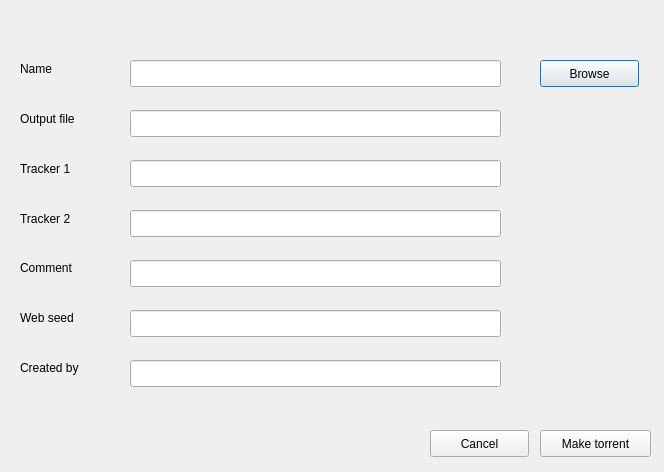
<?xml version="1.0" encoding="UTF-8"?>
<ui version="4.0">
 <class>createTorrent</class>
 <widget class="QDialog" name="createTorrent">
  <property name="geometry">
   <rect>
    <x>0</x>
    <y>0</y>
    <width>664</width>
    <height>472</height>
   </rect>
  </property>
  <property name="windowTitle">
   <string>Create Torrent</string>
  </property>
  <widget class="QLabel" name="label">
   <property name="geometry">
    <rect>
     <x>20</x>
     <y>60</y>
     <width>51</width>
     <height>17</height>
    </rect>
   </property>
   <property name="text">
    <string>Name</string>
   </property>
  </widget>
  <widget class="QLineEdit" name="lineEdit">
   <property name="geometry">
    <rect>
     <x>130</x>
     <y>60</y>
     <width>371</width>
     <height>27</height>
    </rect>
   </property>
  </widget>
  <widget class="QPushButton" name="browseButton">
   <property name="geometry">
    <rect>
     <x>540</x>
     <y>60</y>
     <width>99</width>
     <height>27</height>
    </rect>
   </property>
   <property name="text">
    <string>Browse</string>
   </property>
  </widget>
  <widget class="QPushButton" name="makeTorrent_Button">
   <property name="geometry">
    <rect>
     <x>540</x>
     <y>430</y>
     <width>111</width>
     <height>27</height>
    </rect>
   </property>
   <property name="text">
    <string>Make torrent</string>
   </property>
  </widget>
  <widget class="QLabel" name="label_2">
   <property name="geometry">
    <rect>
     <x>20</x>
     <y>110</y>
     <width>81</width>
     <height>17</height>
    </rect>
   </property>
   <property name="text">
    <string>Output file</string>
   </property>
  </widget>
  <widget class="QLineEdit" name="outputFileLineEdit">
   <property name="geometry">
    <rect>
     <x>130</x>
     <y>110</y>
     <width>371</width>
     <height>27</height>
    </rect>
   </property>
  </widget>
  <widget class="QPushButton" name="cancelMakeTorrent_Button">
   <property name="geometry">
    <rect>
     <x>430</x>
     <y>430</y>
     <width>99</width>
     <height>27</height>
    </rect>
   </property>
   <property name="text">
    <string>Cancel</string>
   </property>
  </widget>
  <widget class="QLabel" name="label_3">
   <property name="geometry">
    <rect>
     <x>20</x>
     <y>160</y>
     <width>67</width>
     <height>17</height>
    </rect>
   </property>
   <property name="text">
    <string>Tracker 1</string>
   </property>
  </widget>
  <widget class="QLineEdit" name="trackerLineEdit">
   <property name="geometry">
    <rect>
     <x>130</x>
     <y>160</y>
     <width>371</width>
     <height>27</height>
    </rect>
   </property>
  </widget>
  <widget class="QLabel" name="label_4">
   <property name="geometry">
    <rect>
     <x>20</x>
     <y>260</y>
     <width>67</width>
     <height>16</height>
    </rect>
   </property>
   <property name="text">
    <string>Comment</string>
   </property>
  </widget>
  <widget class="QLineEdit" name="commentLineEdit">
   <property name="geometry">
    <rect>
     <x>130</x>
     <y>260</y>
     <width>371</width>
     <height>27</height>
    </rect>
   </property>
  </widget>
  <widget class="QLabel" name="label_5">
   <property name="geometry">
    <rect>
     <x>20</x>
     <y>310</y>
     <width>67</width>
     <height>16</height>
    </rect>
   </property>
   <property name="text">
    <string>Web seed</string>
   </property>
  </widget>
  <widget class="QLineEdit" name="webSeedLineEdit">
   <property name="geometry">
    <rect>
     <x>130</x>
     <y>310</y>
     <width>371</width>
     <height>27</height>
    </rect>
   </property>
  </widget>
  <widget class="QLineEdit" name="trackerLineEdit_2">
   <property name="geometry">
    <rect>
     <x>130</x>
     <y>210</y>
     <width>371</width>
     <height>27</height>
    </rect>
   </property>
  </widget>
  <widget class="QLabel" name="label_6">
   <property name="geometry">
    <rect>
     <x>20</x>
     <y>210</y>
     <width>67</width>
     <height>17</height>
    </rect>
   </property>
   <property name="text">
    <string>Tracker 2</string>
   </property>
  </widget>
  <widget class="QLabel" name="label_7">
   <property name="geometry">
    <rect>
     <x>20</x>
     <y>360</y>
     <width>81</width>
     <height>16</height>
    </rect>
   </property>
   <property name="text">
    <string>Created by</string>
   </property>
  </widget>
  <widget class="QLineEdit" name="createdByLineEdit">
   <property name="geometry">
    <rect>
     <x>130</x>
     <y>360</y>
     <width>371</width>
     <height>27</height>
    </rect>
   </property>
  </widget>
  <zorder>browseButton</zorder>
  <zorder>label</zorder>
  <zorder>lineEdit</zorder>
  <zorder>makeTorrent_Button</zorder>
  <zorder>label_2</zorder>
  <zorder>outputFileLineEdit</zorder>
  <zorder>cancelMakeTorrent_Button</zorder>
  <zorder>label_3</zorder>
  <zorder>trackerLineEdit</zorder>
  <zorder>label_4</zorder>
  <zorder>commentLineEdit</zorder>
  <zorder>label_5</zorder>
  <zorder>webSeedLineEdit</zorder>
  <zorder>trackerLineEdit_2</zorder>
  <zorder>label_6</zorder>
  <zorder>label_7</zorder>
  <zorder>createdByLineEdit</zorder>
 </widget>
 <tabstops>
  <tabstop>lineEdit</tabstop>
  <tabstop>browseButton</tabstop>
  <tabstop>outputFileLineEdit</tabstop>
  <tabstop>trackerLineEdit</tabstop>
  <tabstop>trackerLineEdit_2</tabstop>
  <tabstop>commentLineEdit</tabstop>
  <tabstop>webSeedLineEdit</tabstop>
  <tabstop>createdByLineEdit</tabstop>
  <tabstop>makeTorrent_Button</tabstop>
  <tabstop>cancelMakeTorrent_Button</tabstop>
 </tabstops>
 <resources/>
 <connections/>
</ui>
